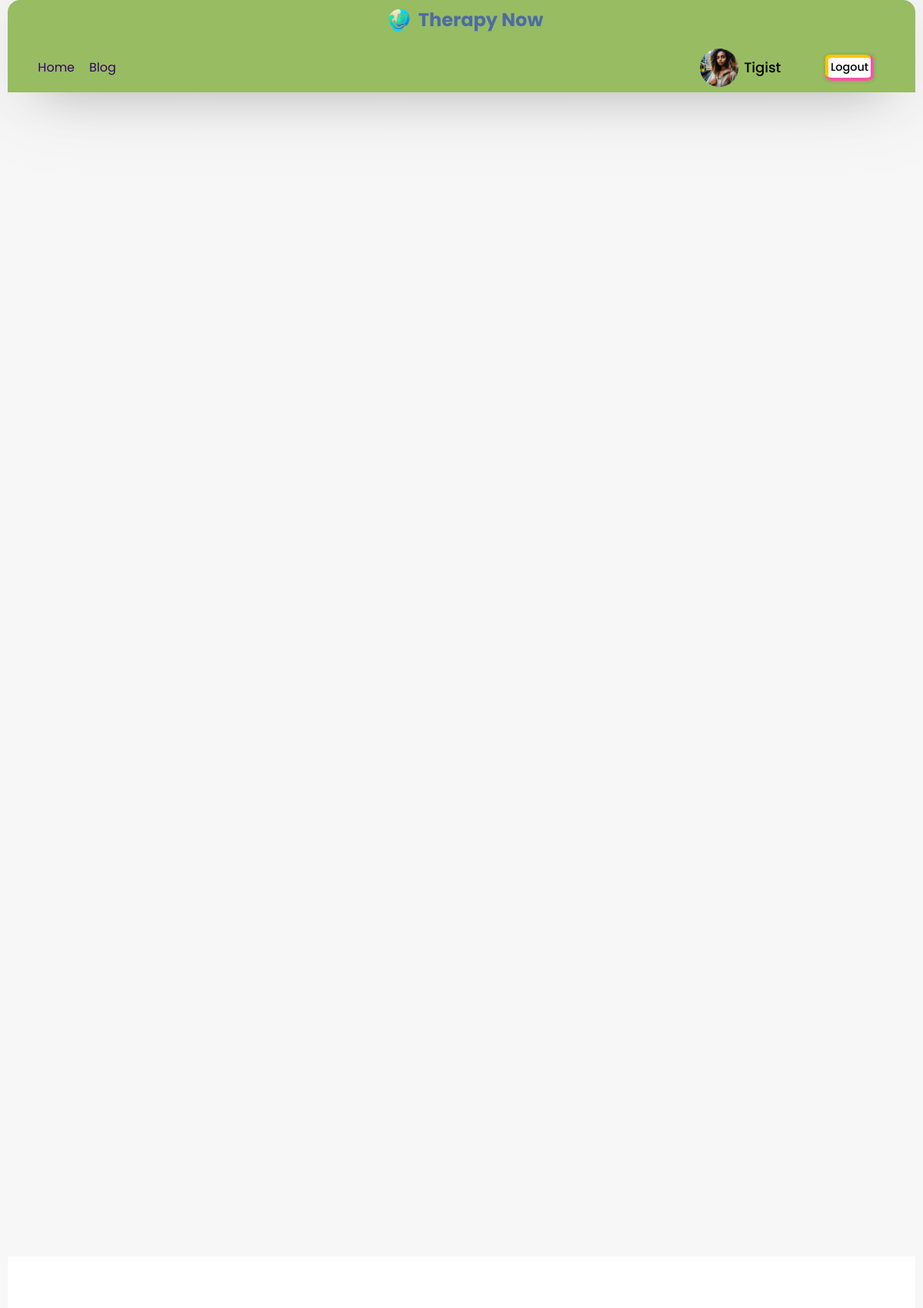
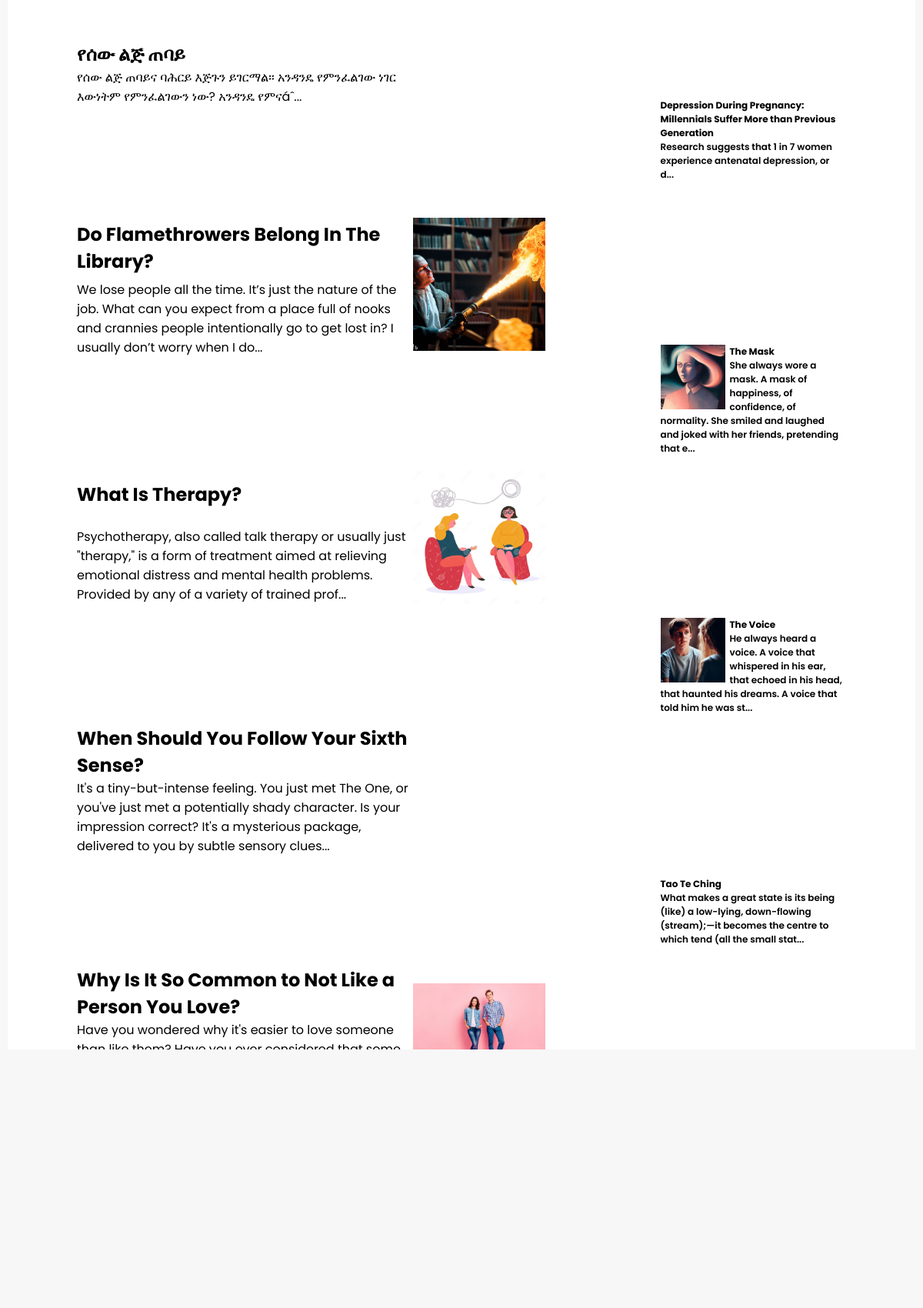
/blog.php (signed in, upper part), run on the app's committed database (2 pictures, top to bottom).
### tables this page shows
CREATE TABLE `users` (
  `user_id` int(11) NOT NULL,
  `unique_id` int(255) NOT NULL,
  `fname` varchar(255) NOT NULL,
  `lname` varchar(255) NOT NULL,
  `email` varchar(255) NOT NULL,
  `password` varchar(255) NOT NULL,
  `img` varchar(255) NOT NULL,
  `status` varchar(255) NOT NULL,
  `gender` varchar(10) DEFAULT NULL,
  `birthdate` date DEFAULT NULL,
  `relationship` varchar(100) DEFAULT NULL,
  `r_date` date DEFAULT curdate(),
  `r_time` time DEFAULT curtime()
);

CREATE TABLE `blog` (
  `id` int(11) NOT NULL,
  `title` text NOT NULL,
  `text` mediumtext NOT NULL,
  `img` varchar(500) DEFAULT NULL,
  `date_published` date NOT NULL DEFAULT curdate(),
  `category` text DEFAULT NULL,
  `poster_id` varchar(255) DEFAULT NULL
);

### php/get-blog.php (the view, shortened to what this page needs)
<?php
require_once "config.php";
$output = "";
$sql = "SELECT * FROM blog ORDER BY id DESC ";
$query = mysqli_query($conn, $sql);
if (mysqli_num_rows($query) > 0) {
    while ($row = mysqli_fetch_assoc($query)) {
        if ($row['img']) {
            $output .= '<a href="blog.php?id='. $id=$row["id"] .'">
                            <div class="sub">
                                <img src="php\images\\' . $row['img'] . '">
                                <h1>' . $row['title'] . '</h1>
                                <p> ' . substr($row['text'], 0, 200) . '...</p>
                            </div>
                        </a>';
        } else {
            $output .= '<a href="blog.php?id='. $id=$row["id"] .'"><div class="sub">
                                    <h1>' . $row['title'] . '</h1>
                                    <p> ' . substr($row['text'], 0, 200) . '...</p>
                                </div></a>';
        }
    }
}
echo $output;

### header.php (shortened to what this page needs)
<div id="header-container">
    <div class="logo">
        <a href="index.php">
            <img src="img/logo.png" alt="">
            <h1>Therapy Now</h1>
        </a>
    </div>
    <header>
        <div class="navigation-menu">
            <div class="navigation-links">
                <a href="index.php">Home</a>
                <a href="blog.php">Blog</a>
            </div>
        </div>
        <?php require_once "php/config.php";
        if (!isset($_SESSION['unique_id'])) { ?>
            <div class="user-buttons c d">
                <a href="signup.php">Sign up</a>
                <a href="login.php">Log in</a>
            </div>
        <?php } else {
            $sql = mysqli_query($conn, "SELECT * FROM users WHERE unique_id = {$_SESSION['unique_id']}");
            if (mysqli_num_rows($sql) > 0) {
                $row = mysqli_fetch_assoc($sql);
            } else {
                $sql = mysqli_query($conn, "SELECT * FROM therapist WHERE unique_id = {$_SESSION['unique_id']}");
                $row = mysqli_fetch_assoc($sql);
            } ?>
            <div class="user-buttons user-profile c">
                <a href="profile.php" class="pro_link">
                    <img src="php/images/<?php echo $row['img']; ?>" alt="">
                    <span><?php echo $row['fname'] ?></span>
                </a>
                <a href="php/logout.php?logout_id=<?php echo $row['unique_id']; ?>" class="logout">Logout</a>
            </div>
        <?php } ?>
    </header>
</div>

### php/get-blog-nav.php (shortened to what this page needs)
<?php
require_once "config.php";
$output = "";
$idd = '0';
if(isset($_GET['id'])){
    $idd = $_GET['id'];
}else{
    $idd = '0';
}
$sql = "SELECT * FROM blog  WHERE id != $idd ";
$query = mysqli_query($conn, $sql);
if (mysqli_num_rows($query) > 0) {
    while ($row = mysqli_fetch_assoc($query)) {
        $title = $row['title'];
            if ($row['img']) {
                $output .='<a href="blog.php?id='. $id=$row["id"] .'">
                <div>
                <img src="php\images\\' . $row['img'] . '">
                <h1>' . $row['title'] . '</h1>
                <p> ' . substr($row['text'], 0, 150 - strlen($title)) . '...</p>
                </div>
                </a>';
            } else {
                $output .='<a href="blog.php?id='. $id=$row["id"] .'">
                <div>
                <h1>' . $row['title'] . '</h1>
                <p> ' . substr($row['text'], 0, 150 - strlen($title)) . '...</p>
                </div>
                </a>';
            }
        }
    }
    echo $output;

### style.css (style rules this page uses)
* { margin: 0; padding: 0; box-sizing: border-box; text-decoration: none; font-family: 'Poppins', sans-serif; }
body { display: flex; flex-direction: column; align-items: center; justify-content: space-between; min-height: 100vh; background: #f7f7f7; padding: 0 10px; }
.wrapper, #header-container, footer { box-shadow: 0 0 128px 0 rgba(0, 0, 0, 0.1), 0 32px 64px -48px rgba(0, 0, 0, 0.5); }
#header-container, footer { background-color: #fff; }
.blog section div { margin: 2vh 4.5vw 2vw 7.5vw; }
.blog section div img { width: 100%; height: 100%; }
.blog section div.sub img { margin-left: 0.5vw; margin-bottom: 1vw; width: 80%; height: auto; }
.blog .sub { display: grid; grid-template-columns: 2fr 1fr; grid-template-rows: auto auto; grid-template-areas: "h1 img" "p img"; align-items: center; }
.blog section a .sub img { grid-area: img; }
.blog section a .sub h1 { grid-area: h1; }
.blog section a .sub p { grid-area: p; }
.blog nav div { margin: 4vh 7.5vw 1vw 4.5vw; font-size: 0.75em; font-weight: 600; }
.blog nav div h1 { font-size: 1em; }
.blog nav div img { margin-right: 0.5vw; max-width: 7vw; max-height: 14vh; width: 100%; height: 100%; float: left; }
.blog a { color: black; }
img { width: 50px; height: 50px; }
#header-container .logo img { width: 50px; }
#header-container .logo h1 { color: #4E6BA4; }
#header-container { z-index: 1; background-color: #97BC62; display: flex; align-items: center; justify-content: space-around; width: 100%; height: 120px; position: sticky; top: 0; left: 0; flex-direction: column; border-top-left-radius: 16px; border-top-right-radius: 16px; }
#header-container header { display: flex; align-items: center; justify-content: space-around; display: flex; width: 100%; height: auto; flex-grow: 1; }
#header-container .navigation-menu { flex-grow: 0.5; width: 100%; margin-left: 2em; }
#header-container a { margin: 1%; }
#header-container .c a { text-align: center; cursor: pointer; text-decoration: none; color: #000; background: #fff; margin: 10px; border-radius: 10%; padding: 0.2em; font-size: 0.9em; font-weight: 500; box-shadow: rgb(255, 198, 0) -2px -2px 0px 2px, rgb(246, 84, 174) 0px 0px 0px 4px, rgba(0, 0, 0, 0.05) 0px 0px 2px 7px; transition: all 0.2s; }
#header-container .c a.pro_link { display: flex; align-items: center; background: none; bottom: none; box-shadow: none; min-width: 150px; max-width: 150px; margin-left: 0; }
#header-container .user-profile { display: flex; width: 50%; align-items: center; justify-content: flex-end; margin-right: 3em; }
#header-container .user-profile img { object-fit: cover; border-radius: 50%; height: 50px; width: 50px; }
#header-container .user-profile span { font-size: 18px; font-weight: 500; color: #000; margin-left: 5%; }
#header-container .logo a { margin: 0; padding: 0; display: flex; color: #333; align-items: center; }
.navigation-menu { flex-grow: 0.5; width: 100%; margin-left: 2em; }
a { margin: 1%; }
.c a { text-align: center; cursor: pointer; text-decoration: none; color: #000; background: #fff; margin: 10px; border-radius: 10%; padding: 0.2em; font-size: 0.9em; font-weight: 500; box-shadow: rgb(255, 198, 0) -2px -2px 0px 2px, rgb(246, 84, 174) 0px 0px 0px 4px, rgba(0, 0, 0, 0.05) 0px 0px 2px 7px; transition: all 0.2s; }
.c a.pro_link { display: flex; align-items: center; background: none; bottom: none; box-shadow: none; min-width: 150px; max-width: 150px; margin-left: 0; }
#header-container .logo a { font-size: clamp(0.75em, 1vw, 2vw); margin: 0; padding: 0; display: flex; color: #333; }
a { color: #36006b; }

### blog.php (style rules this page uses)
.blog section div { margin: 2vh 4.5vw 2vw 7.5vw; }
section div img { width: 100%; height: 100%; }
section div.sub img { margin-left: 0.5vw; margin-bottom: 1vw; width: 80%; height: auto; }
.sub { display: grid; grid-template-columns: 2fr 1fr; grid-template-rows: auto auto; grid-template-areas: "h1 img" "p img"; align-items: center; }
section a .sub img { grid-area: img; }
section a .sub h1 { grid-area: h1; }
section a .sub p { grid-area: p; }
nav div { margin: 4vh 7.5vw 1vw 4.5vw; font-size: 0.75em; font-weight: 600; }
nav div h1 { font-size: 1em; }
nav div img { margin-right: 0.5vw; max-width: 7vw; max-height: 14vh; width: 100%; height: 100%; float: left; }
.blog a { color: black; }

### data on the page
users: img (picture), fname "Tigist"
blog: title "የሰው ልጅ ጠባይ", text "የሰው ልጅ ጠባይና ባሕርይ እጅጉን ይገርማል። አንዳንዴ የምንፈልገው ነገር እውነትም የምንፈልገውን ነው? አንዳንዴ የምናáˆ"
blog: img (picture), title "Do Flamethrowers Belong In The Library?", text "We lose people all the time. It’s just the nature of the job. What can you expect from a place full of nooks and crannies people intentionally go to get lost in? I usually don’t worry when I do"
blog: img (picture), title "What Is Therapy?", text "Psychotherapy, also called talk therapy or usually just \"therapy,\" is a form of treatment aimed at relieving emotional distress and mental health problems. Provided by any of a variety of trained prof"
blog: title "When Should You Follow Your Sixth Sense?", text "It's a tiny-but-intense feeling. You just met The One, or you've just met a potentially shady character. Is your impression correct? It's a mysterious package, delivered to you by subtle sensory clues"
blog: img (picture), title "Why Is It So Common to Not Like a Person You Love?", text "Have you wondered why it's easier to love someone…"
blog: title "Depression During Pregnancy: Millennials Suffer More than Previous Generation", substr($row['text'], 0, 150 - strlen($title)) "Research suggests that 1 in 7 women experience antenatal depression, or d"
blog: img (picture), title "The Mask", substr($row['text'], 0, 150 - strlen($title)) "She always wore a mask. A mask of happiness, of confidence, of normality. She smiled and laughed and joked with her friends, pretending that e"
blog: img (picture), title "The Voice", substr($row['text'], 0, 150 - strlen($title)) "He always heard a voice. A voice that whispered in his ear, that echoed in his head, that haunted his dreams. A voice that told him he was st"
blog: title "Tao Te Ching", substr($row['text'], 0, 150 - strlen($title)) "What makes a great state is its being (like) a low-lying, down-flowing (stream);—it becomes the centre to which tend (all the small stat"
